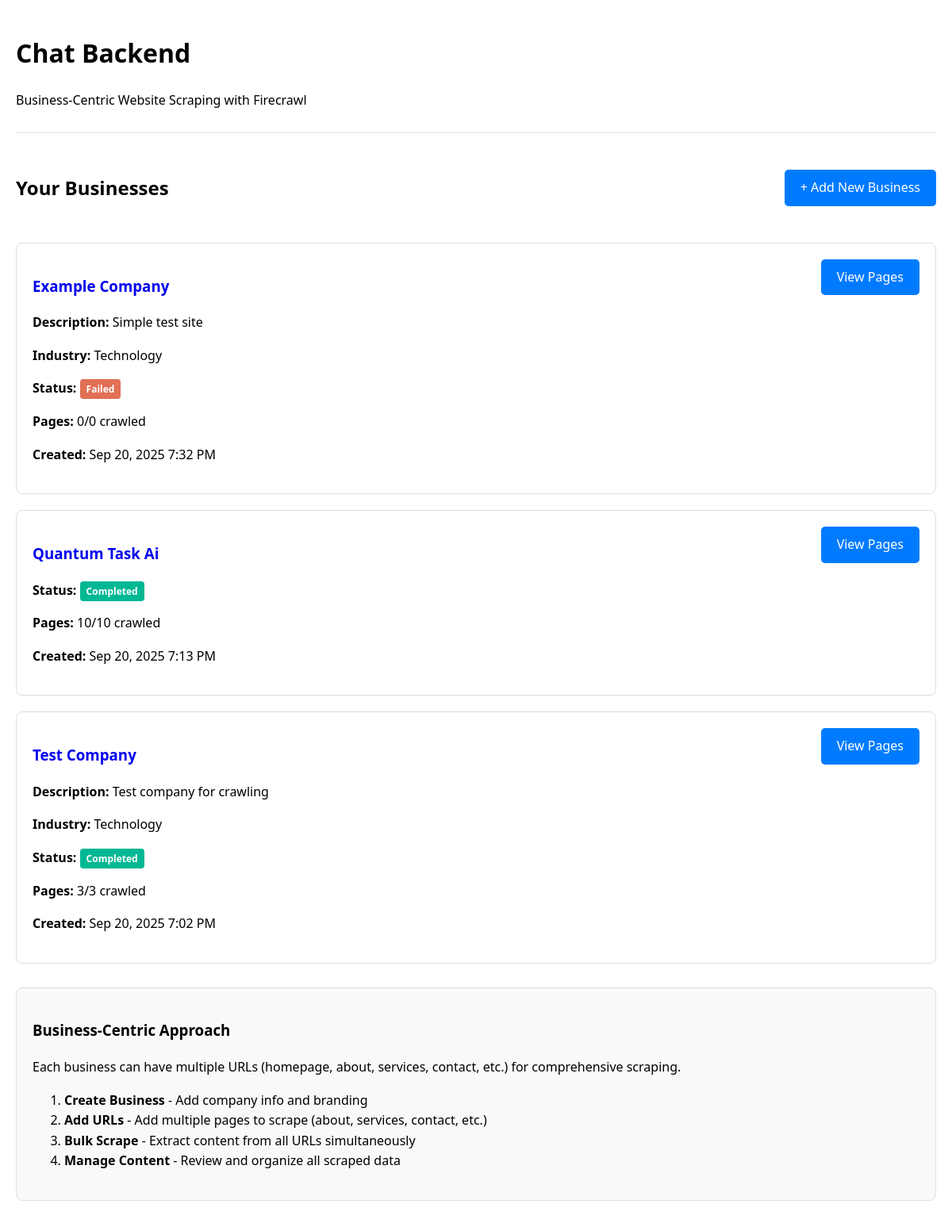
Screenshot of /businesses/ with the database file from the repository.
### scraping/models.py (models this page shows, shortened)
class Business(models.Model):
    STATUS_CHOICES = [
        ('setup', 'Setup'),
        ('crawling', 'Crawling'),
        ('completed', 'Completed'),
        ('failed', 'Failed'),
    ]
    name = models.CharField(max_length=200)
    website_url = models.URLField(help_text="Main website URL to crawl")
    description = models.TextField(blank=True)
    industry = models.CharField(max_length=100, blank=True)
    status = models.CharField(max_length=20, choices=STATUS_CHOICES, default='setup')
    created_by = models.ForeignKey(User, on_delete=models.CASCADE)
    created_at = models.DateTimeField(auto_now_add=True)
    updated_at = models.DateTimeField(auto_now=True)
    primary_color = models.CharField(max_length=7, default='#3b82f6')
    secondary_color = models.CharField(max_length=7, default='#1e40af')
    logo_url = models.URLField(blank=True)
    ai_personality = models.CharField(max_length=200, default='professional and helpful')
    welcome_message = models.TextField(blank=True)
    class Meta:
        ordering = ['-created_at']
        verbose_name_plural = "Businesses"
    @property
    def total_pages(self):
        return self.pages.count()
    @property
    def scraped_pages(self):
        return self.pages.filter(success=True).count()

### scraping/views.py (the view)
# urls.py: path('', views.business_list, name='business_list'),
def business_list(request):
    businesses = Business.objects.all()
    return render(request, 'scraping/business_list.html', {'businesses': businesses})

### scraping/templates/scraping/business_list.html (shortened to what this page needs)
{% extends 'scraping/base.html' %}
{% block content %}
<div style="display: flex; justify-content: space-between; align-items: center; margin-bottom: 30px;">
    <h2>Your Businesses</h2>
    <a href="{% url 'create_business' %}" class="btn">+ Add New Business</a>
</div>
{% if businesses %}
    {% for business in businesses %}
        <div class="card">
            <div style="display: flex; justify-content: space-between; align-items: start;">
                <div>
                    <h3><a href="{% url 'business_detail' business.id %}" style="text-decoration: none;">{{ business.name }}</a></h3>
                    {% if business.description %}
                        <p><strong>Description:</strong> {{ business.description|truncatewords:20 }}</p>
                    {% endif %}
                    {% if business.industry %}
                        <p><strong>Industry:</strong> {{ business.industry }}</p>
                    {% endif %}
                    <p><strong>Status:</strong> <span class="status status-{{ business.status }}">{{ business.get_status_display }}</span></p>
                    <p><strong>Pages:</strong> {{ business.scraped_pages }}/{{ business.total_pages }} crawled</p>
                    <p><strong>Created:</strong> {{ business.created_at|date:"M j, Y g:i A" }}</p>
                </div>
                <div>
                    <a href="{% url 'business_detail' business.id %}" class="btn">View Pages</a>
                </div>
            </div>
        </div>
    {% endfor %}
{% else %}
    <div class="card">
        <h3>No businesses yet</h3>
        <p>Get started by adding your first business and its URLs to scrape!</p>
        <a href="{% url 'create_business' %}" class="btn">Add Your First Business</a>
    </div>
{% endif %}
<div class="card" style="background: #f8f9fa; margin-top: 30px;">
    <h3>Business-Centric Approach</h3>
    <p>Each business can have multiple URLs (homepage, about, services, contact, etc.) for comprehensive scraping.</p>
    <ol>
        <li><strong>Create Business</strong> - Add company info and branding</li>
        <li><strong>Add URLs</strong> - Add multiple pages to scrape (about, services, contact, etc.)</li>
        <li><strong>Bulk Scrape</strong> - Extract content from all URLs simultaneously</li>
        <li><strong>Manage Content</strong> - Review and organize all scraped data</li>
    </ol>
</div>
{% endblock %}

### scraping/templates/scraping/base.html (shortened to what this page needs)
<!DOCTYPE html>
<html lang="en">
<head>
</head>
<body>
    <div class="header">
        <h1><a href="{% url 'business_list' %}" style="text-decoration: none; color: inherit;">Chat Backend</a></h1>
        <p>Business-Centric Website Scraping with Firecrawl</p>
    </div>
    {% block content %}
    {% endblock %}
</body>
</html>

### scraping/templates/scraping/base.html (style rules this page uses)
body { font-family: system-ui, -apple-system, sans-serif; max-width: 1200px; margin: 0 auto; padding: 20px; line-height: 1.6; }
.header { border-bottom: 2px solid #eee; margin-bottom: 30px; padding-bottom: 10px; }
.btn { background: #007bff; color: white; padding: 10px 20px; text-decoration: none; border-radius: 5px; border: none; cursor: pointer; display: inline-block; }
.card { border: 1px solid #ddd; border-radius: 8px; padding: 20px; margin-bottom: 20px; }
.status { padding: 4px 8px; border-radius: 4px; font-size: 12px; font-weight: bold; }
.status-completed { background: #00b894; color: white; }
.status-failed { background: #e17055; color: white; }

### rows the page displays
Business: name "Example Company", description "Simple test site", industry "Technology", status "Failed", scraped_pages "0", total_pages "0", created_at "Sep 20, 2025 7:32 PM"
Business: name "Quantum Task Ai", status "Completed", scraped_pages "10", total_pages "10", created_at "Sep 20, 2025 7:13 PM"
Business: name "Test Company", description "Test company for crawling", industry "Technology", status "Completed", scraped_pages "3", total_pages "3", created_at "Sep 20, 2025 7:02 PM"
